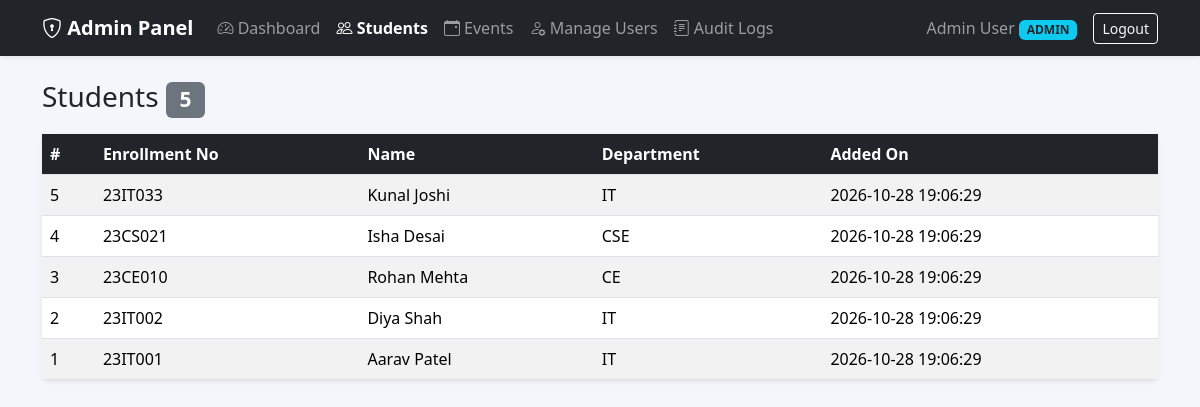
/students.php (signed in), run on the app's committed database.
### tables this page shows
CREATE TABLE students (
  id            INT PRIMARY KEY AUTO_INCREMENT,
  enrollment_no VARCHAR(20) NOT NULL UNIQUE,
  name          VARCHAR(100) NOT NULL,
  department    VARCHAR(60) NOT NULL,
  created_at    TIMESTAMP DEFAULT CURRENT_TIMESTAMP
);

### includes/auth.php (called while the page is built, shortened)
<?php
function e(?string $s): string {
    return htmlspecialchars((string)$s, ENT_QUOTES, 'UTF-8');
}

### students.php (the view, shortened to what this page needs)
<?php
require_once __DIR__ . '/includes/auth.php';
$students = $pdo->query('SELECT id, enrollment_no, name, department, created_at FROM students ORDER BY id DESC')->fetchAll();
require __DIR__ . '/includes/header.php';
?>
<h3 class="mb-3">Students <span class="badge bg-secondary"><?= count($students) ?></span></h3>
<div class="card shadow-sm border-0">
  <div class="table-responsive">
    <table class="table table-striped mb-0">
      <thead><tr><th>#</th><th>Enrollment No</th><th>Name</th><th>Department</th><th>Added On</th></tr></thead>
      <tbody>
      <?php foreach ($students as $s): ?>
        <tr>
          <td><?= $s['id'] ?></td>
          <td><?= e($s['enrollment_no']) ?></td>
          <td><?= e($s['name']) ?></td>
          <td><?= e($s['department']) ?></td>
          <td><?= e($s['created_at']) ?></td>
        </tr>
      <?php endforeach; ?>
      </tbody>
    </table>
  </div>
</div>
<?php require __DIR__ . '/includes/footer.php'; ?>

### includes/header.php (style rules this page uses)
body { background:#f4f6fb; }
.table thead th { background:#212529; color:#fff; }

### data on the page
students: id "5", enrollment_no "23IT033", name "Kunal Joshi", department "IT", created_at "2026-10-28 19:06:29"
students: id "4", enrollment_no "23CS021", name "Isha Desai", department "CSE", created_at "2026-10-28 19:06:29"
students: id "3", enrollment_no "23CE010", name "Rohan Mehta", department "CE", created_at "2026-10-28 19:06:29"
students: id "2", enrollment_no "23IT002", name "Diya Shah", department "IT", created_at "2026-10-28 19:06:29"
students: id "1", enrollment_no "23IT001", name "Aarav Patel", department "IT", created_at "2026-10-28 19:06:29"

### other printed values
$label "Dashboard"
$label "Students"
$label "Events"
$label "Manage Users"
$label "Audit Logs"
$user['name'] "Admin User"
$user['role'] "ADMIN"
count($students) "5"
